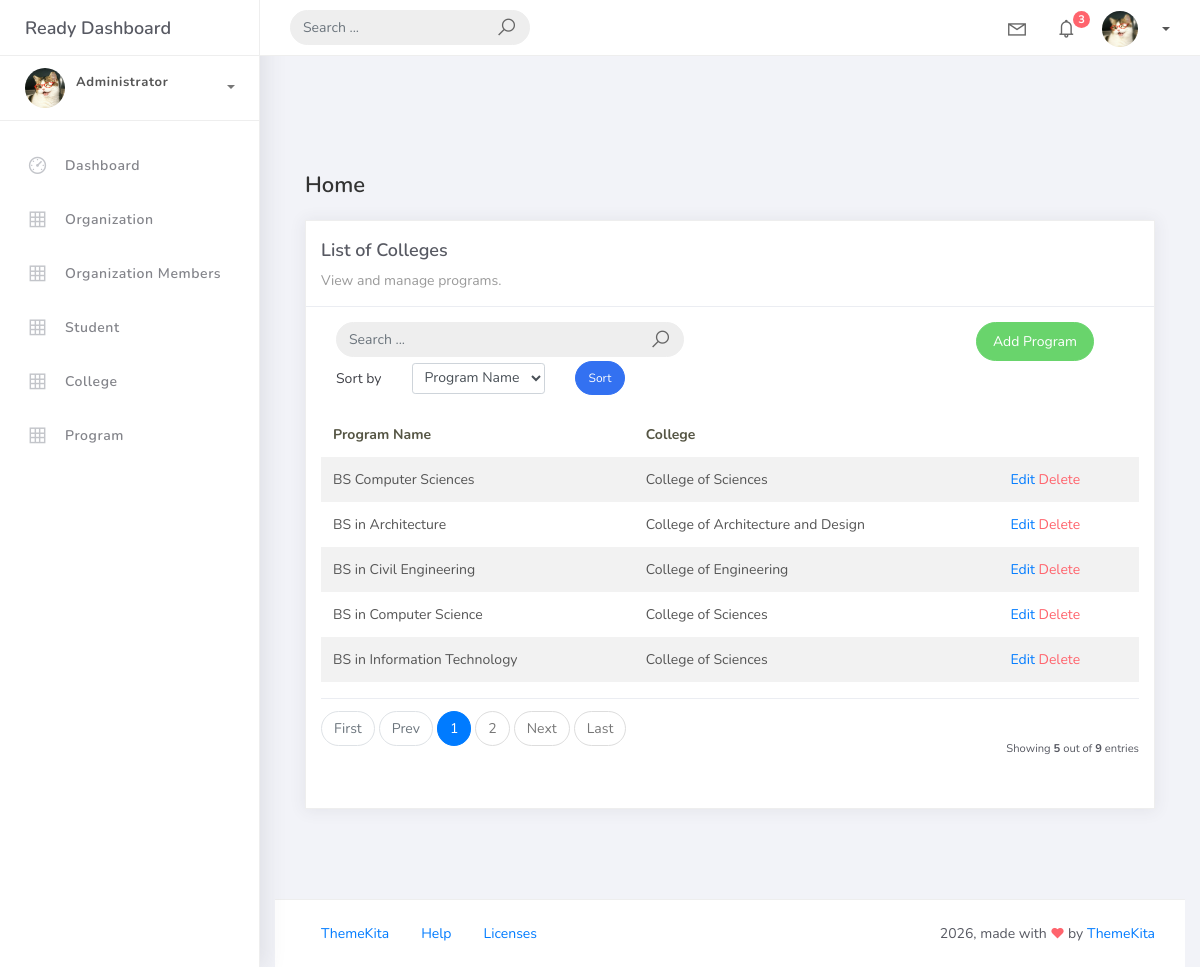
The page /program_list on the database its author committed.
### studentorg/models.py (models this page shows, shortened)
class BaseModel(models.Model):
    created_at = models.DateTimeField(auto_now_add=True, db_index=True)
    updated_at = models.DateTimeField(auto_now=True)
    class Meta:
     abstract = True

class Program(BaseModel):
    prog_name = models.CharField(max_length=150)
    college = models.ForeignKey(College, on_delete=models.CASCADE)

class College(BaseModel):
       college_name = models.CharField(max_length=150)
       def __str__(self):
        return self.college_name

### studentorg/views.py (the view)
# urls.py: path("program_list", views.ProgramListView.as_view(), name="program-list"),
class ProgramListView(ListView):
    model = Program
    context_object_name = "program"
    template_name = "prog_list.html"
    paginate_by = 5
    def get_queryset(self):
        qs = super().get_queryset()
        query = self.request.GET.get("q")
        if query:
            qs = qs.filter(
                Q(prog_name__icontains=query) |
                Q(college__college_name__icontains=query)
            )
        return qs
    def get_ordering(self):
        allowed = ["prog_name", "college__college_name"]
        sort_by = self.request.GET.get("sort_by")
        if sort_by in allowed:
           return sort_by
        return "prog_name"

### templates/prog_list.html (shortened to what this page needs)
{% extends 'base.html' %} {% load static %} {% block content %}
<div class="content">
    <div class="container-fluid">
        <h4 class="page-title">Home</h4>
        <div class="row">
            <div class="col-md-12">
                <div class="card">
                    <div class="card-header">
                        <div class="card-title">
                            List of Colleges
                        </div>
                        <div class="card-category">
                            View and manage programs.
                        </div>
                    </div>
                    <div class="card-body">
                        <div class="col-md-12 row">
                            <div class="col-md-6">
                                <form
                                    class="navbar-left navbar-form nav-search mr-md-3" action="{% url "program-list" %}">
                                    <div class="input-group">
                                        <input type="text" placeholder="Search ..." class="form-control" name="q" />
                                        <div class="input-group-append">
                                            <span class="input-group-text">
                                                <i class="la la-search search-icon"></i>
                                            </span>
                                        </div>
                                    </div>
                                </form>
                            </div>
                            <div class="col-md-6">
                                <div class="pull-right">
                                    <a href="{% url 'program-add' %}" class="btn btn-success btn-rounded">
                                        Add Program
                                    </a>
                                </div>
                            </div>
                        </div>
                        <div class="col-md-12">
                            <form method="get" class="row g-2 align-items-center">
                                <div class="col-auto">
                                    <label for="smallSelect" class="col-form-label">
                                        Sort by
                                    </label>
                                </div>
                                <div class="col-auto">
                                    <select
                                        class="form-control form-control-sm"
                                        id="smallSelect"
                                        name="sort_by"
                                    >
                                        <option value="prog_name" {% if request.GET.sort_by == "prog_name" %}selected{% endif %}>Program Name</option>
                                    </select>
                                </div>
                                <div class="col-auto">
                                    <button
                                        type="submit"
                                        class="btn btn-primary btn-sm btn-rounded"
                                    >
                                        Sort
                                    </button>
                                </div>
                            </form>
                        </div>
                        <table class="table table-striped mt-3">
                            <thead>
                                <tr>
                                    <th scope="col">Program Name</th>
                                    <th scope="col">College</th>
                                </tr>
                            </thead>
                            <tbody>
                                {% for object in object_list %}
                                <tr>
                                    <td>{{ object.prog_name }}</td>
                                    <td>{{ object.college }}</td>
                                    <td>
                                        <a href="program_list/{{ object.id }}">
                                            Edit
                                        </a>
                                        <a
                                            href="program_list/{{ object.id }}/delete"
                                            class="text-danger"
                                        >
                                            Delete
                                        </a>
                                    </td>
                                </tr>
                                {% endfor %}
                            </tbody>
                        </table>
                        {% include 'includes/pagination.html' %}
                    </div>
                </div>
            </div>
        </div>
    </div>
</div>
{% endblock %}

### rows shown on the page
Program: prog_name "BS Computer Sciences", college "College of Sciences"
Program: prog_name "BS in Architecture", college "College of Architecture and Design"
Program: prog_name "BS in Civil Engineering", college "College of Engineering"
Program: prog_name "BS in Computer Science", college "College of Sciences"
Program: prog_name "BS in Information Technology", college "College of Sciences"

### other values the page prints
{{ page_num }} "1"
{{ page_num }} "2"
{{ object_list.count }} "5"
{{ paginator.count }} "9"
